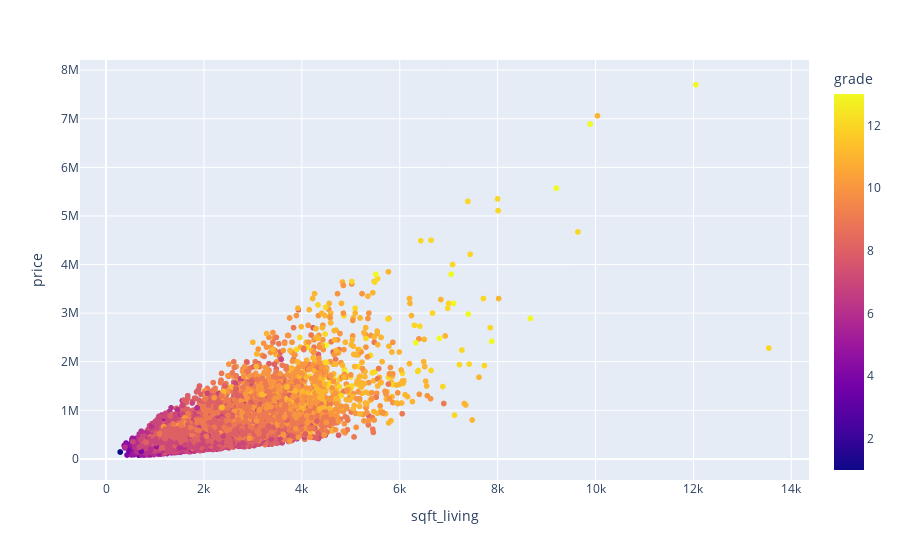

The cell this chart's notebook holds for it:
### Code cell
# there is a strong correlation between price and sqft_living
px.scatter(data, x='sqft_living', y='price', color='grade')

### Figure 1 — Plotly figure (JSON) as saved in the notebook; plotly's stock layout.template omitted (floating-point values rounded to 4 significant figures; data arrays with more than 128 entries replaced by an {"elided": "..."} marker saying what was removed)
{"data": [{"hovertemplate": "sqft_living=%{x}<br>price=%{y}<br>grade=%{marker.color}<extra></extra>", "legendgroup": "", "marker": {"color": {"elided": "21613 int values"}, "coloraxis": "coloraxis", "symbol": "circle"}, "mode": "markers", "name": "", "showlegend": false, "type": "scattergl", "x": {"elided": "21613 int values"}, "xaxis": "x", "y": {"elided": "21613 float values"}, "yaxis": "y"}], "layout": {"coloraxis": {"colorbar": {"title": {"text": "grade"}}, "colorscale": [[0, "#0d0887"], [0.1111, "#46039f"], [0.2222, "#7201a8"], [0.3333, "#9c179e"], [0.4444, "#bd3786"], [0.5556, "#d8576b"], [0.6667, "#ed7953"], [0.7778, "#fb9f3a"], [0.8889, "#fdca26"], [1, "#f0f921"]]}, "legend": {"tracegroupgap": 0}, "margin": {"t": 60}, "xaxis": {"anchor": "y", "domain": [0, 1], "title": {"text": "sqft_living"}}, "yaxis": {"anchor": "x", "domain": [0, 1], "title": {"text": "price"}}}}
